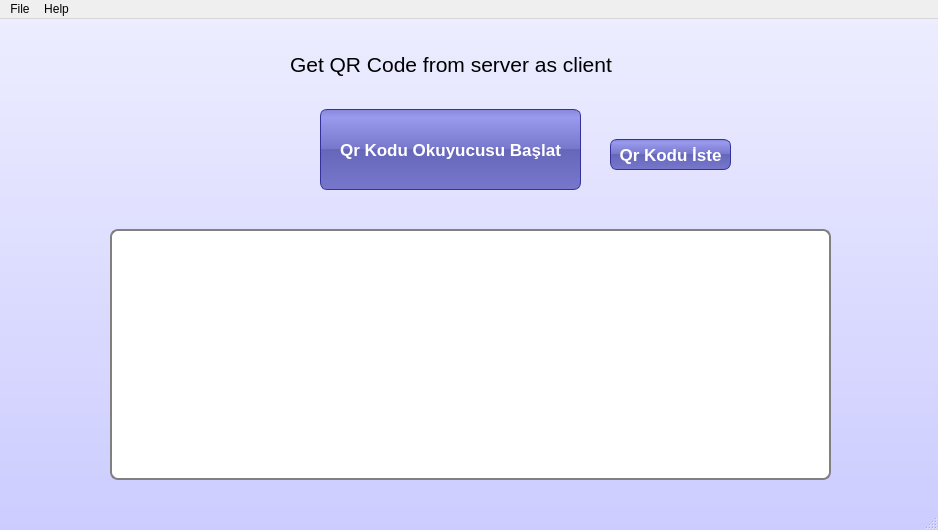
<?xml version="1.0" encoding="UTF-8"?>
<ui version="4.0">
 <class>MainWindow</class>
 <widget class="QMainWindow" name="MainWindow">
  <property name="windowModality">
   <enum>Qt::NonModal</enum>
  </property>
  <property name="geometry">
   <rect>
    <x>0</x>
    <y>0</y>
    <width>938</width>
    <height>530</height>
   </rect>
  </property>
  <property name="windowTitle">
   <string>QR Code Detecting &amp; Decoding Project</string>
  </property>
  <property name="windowIcon">
   <iconset>
    <normaloff>qr-code-icon-scan-icon-e-commerce-icon-Y1e6cXtb.jpg</normaloff>qr-code-icon-scan-icon-e-commerce-icon-Y1e6cXtb.jpg</iconset>
  </property>
  <property name="layoutDirection">
   <enum>Qt::LeftToRight</enum>
  </property>
  <property name="autoFillBackground">
   <bool>false</bool>
  </property>
  <property name="styleSheet">
   <string notr="true">#MainWindow {
background: QLinearGradient(x1: 0, y1: 0, x2: 0, y2: 1, stop: 0 #eef, stop: 1 #ccf);
}
#tableWidget {
border: 3px solid gray;
border-radius: 5px;
background: white;
}
#frame {
border: 3px solid gray;
border-radius: 40px;
background: white;
}
QLineEdit {
padding: 1px;
border-style: solid;
border: 2px solid gray;
border-radius: 8px;
}
QPushButton {
color: white;
background-color: QLinearGradient( x1: 0, y1: 0, x2: 0, y2: 1, stop: 0 #88d, stop: 0.1 #99e, stop: 0.49 #77c, stop: 0.5 #66b, stop: 1 #77c);
border-width: 1px;
border-color: #339;
border-style: solid;
border-radius: 7;
}</string>
  </property>
  <property name="documentMode">
   <bool>false</bool>
  </property>
  <widget class="QWidget" name="centralwidget">
   <widget class="QLabel" name="label">
    <property name="geometry">
     <rect>
      <x>290</x>
      <y>30</y>
      <width>341</width>
      <height>31</height>
     </rect>
    </property>
    <property name="font">
     <font>
      <family>MS Shell Dlg 2</family>
      <pointsize>16</pointsize>
      <weight>50</weight>
      <bold>false</bold>
     </font>
    </property>
    <property name="text">
     <string>Get QR Code from server as client</string>
    </property>
   </widget>
   <widget class="QPushButton" name="pushButton">
    <property name="enabled">
     <bool>true</bool>
    </property>
    <property name="geometry">
     <rect>
      <x>320</x>
      <y>90</y>
      <width>261</width>
      <height>81</height>
     </rect>
    </property>
    <property name="palette">
     <palette>
      <active>
       <colorrole role="WindowText">
        <brush brushstyle="SolidPattern">
         <color alpha="255">
          <red>255</red>
          <green>255</green>
          <blue>255</blue>
         </color>
        </brush>
       </colorrole>
       <colorrole role="Button">
        <brush brushstyle="LinearGradientPattern">
         <gradient startx="0.000000000000000" starty="0.000000000000000" endx="0.000000000000000" endy="1.000000000000000" type="LinearGradient" spread="PadSpread" coordinatemode="ObjectBoundingMode">
          <gradientstop position="0.000000000000000">
           <color alpha="255">
            <red>136</red>
            <green>136</green>
            <blue>221</blue>
           </color>
          </gradientstop>
          <gradientstop position="0.100000000000000">
           <color alpha="255">
            <red>153</red>
            <green>153</green>
            <blue>238</blue>
           </color>
          </gradientstop>
          <gradientstop position="0.490000000000000">
           <color alpha="255">
            <red>119</red>
            <green>119</green>
            <blue>204</blue>
           </color>
          </gradientstop>
          <gradientstop position="0.500000000000000">
           <color alpha="255">
            <red>102</red>
            <green>102</green>
            <blue>187</blue>
           </color>
          </gradientstop>
          <gradientstop position="1.000000000000000">
           <color alpha="255">
            <red>119</red>
            <green>119</green>
            <blue>204</blue>
           </color>
          </gradientstop>
         </gradient>
        </brush>
       </colorrole>
       <colorrole role="Text">
        <brush brushstyle="SolidPattern">
         <color alpha="255">
          <red>255</red>
          <green>255</green>
          <blue>255</blue>
         </color>
        </brush>
       </colorrole>
       <colorrole role="ButtonText">
        <brush brushstyle="SolidPattern">
         <color alpha="255">
          <red>255</red>
          <green>255</green>
          <blue>255</blue>
         </color>
        </brush>
       </colorrole>
       <colorrole role="Base">
        <brush brushstyle="LinearGradientPattern">
         <gradient startx="0.000000000000000" starty="0.000000000000000" endx="0.000000000000000" endy="1.000000000000000" type="LinearGradient" spread="PadSpread" coordinatemode="ObjectBoundingMode">
          <gradientstop position="0.000000000000000">
           <color alpha="255">
            <red>136</red>
            <green>136</green>
            <blue>221</blue>
           </color>
          </gradientstop>
          <gradientstop position="0.100000000000000">
           <color alpha="255">
            <red>153</red>
            <green>153</green>
            <blue>238</blue>
           </color>
          </gradientstop>
          <gradientstop position="0.490000000000000">
           <color alpha="255">
            <red>119</red>
            <green>119</green>
            <blue>204</blue>
           </color>
          </gradientstop>
          <gradientstop position="0.500000000000000">
           <color alpha="255">
            <red>102</red>
            <green>102</green>
            <blue>187</blue>
           </color>
          </gradientstop>
          <gradientstop position="1.000000000000000">
           <color alpha="255">
            <red>119</red>
            <green>119</green>
            <blue>204</blue>
           </color>
          </gradientstop>
         </gradient>
        </brush>
       </colorrole>
       <colorrole role="Window">
        <brush brushstyle="LinearGradientPattern">
         <gradient startx="0.000000000000000" starty="0.000000000000000" endx="0.000000000000000" endy="1.000000000000000" type="LinearGradient" spread="PadSpread" coordinatemode="ObjectBoundingMode">
          <gradientstop position="0.000000000000000">
           <color alpha="255">
            <red>136</red>
            <green>136</green>
            <blue>221</blue>
           </color>
          </gradientstop>
          <gradientstop position="0.100000000000000">
           <color alpha="255">
            <red>153</red>
            <green>153</green>
            <blue>238</blue>
           </color>
          </gradientstop>
          <gradientstop position="0.490000000000000">
           <color alpha="255">
            <red>119</red>
            <green>119</green>
            <blue>204</blue>
           </color>
          </gradientstop>
          <gradientstop position="0.500000000000000">
           <color alpha="255">
            <red>102</red>
            <green>102</green>
            <blue>187</blue>
           </color>
          </gradientstop>
          <gradientstop position="1.000000000000000">
           <color alpha="255">
            <red>119</red>
            <green>119</green>
            <blue>204</blue>
           </color>
          </gradientstop>
         </gradient>
        </brush>
       </colorrole>
       <colorrole role="PlaceholderText">
        <brush brushstyle="NoBrush">
         <color alpha="128">
          <red>255</red>
          <green>255</green>
          <blue>255</blue>
         </color>
        </brush>
       </colorrole>
      </active>
      <inactive>
       <colorrole role="WindowText">
        <brush brushstyle="SolidPattern">
         <color alpha="255">
          <red>255</red>
          <green>255</green>
          <blue>255</blue>
         </color>
        </brush>
       </colorrole>
       <colorrole role="Button">
        <brush brushstyle="LinearGradientPattern">
         <gradient startx="0.000000000000000" starty="0.000000000000000" endx="0.000000000000000" endy="1.000000000000000" type="LinearGradient" spread="PadSpread" coordinatemode="ObjectBoundingMode">
          <gradientstop position="0.000000000000000">
           <color alpha="255">
            <red>136</red>
            <green>136</green>
            <blue>221</blue>
           </color>
          </gradientstop>
          <gradientstop position="0.100000000000000">
           <color alpha="255">
            <red>153</red>
            <green>153</green>
            <blue>238</blue>
           </color>
          </gradientstop>
          <gradientstop position="0.490000000000000">
           <color alpha="255">
            <red>119</red>
            <green>119</green>
            <blue>204</blue>
           </color>
          </gradientstop>
          <gradientstop position="0.500000000000000">
           <color alpha="255">
            <red>102</red>
            <green>102</green>
            <blue>187</blue>
           </color>
          </gradientstop>
          <gradientstop position="1.000000000000000">
           <color alpha="255">
            <red>119</red>
            <green>119</green>
            <blue>204</blue>
           </color>
          </gradientstop>
         </gradient>
        </brush>
       </colorrole>
       <colorrole role="Text">
        <brush brushstyle="SolidPattern">
         <color alpha="255">
          <red>255</red>
          <green>255</green>
          <blue>255</blue>
         </color>
        </brush>
       </colorrole>
       <colorrole role="ButtonText">
        <brush brushstyle="SolidPattern">
         <color alpha="255">
          <red>255</red>
          <green>255</green>
          <blue>255</blue>
         </color>
        </brush>
       </colorrole>
       <colorrole role="Base">
        <brush brushstyle="LinearGradientPattern">
         <gradient startx="0.000000000000000" starty="0.000000000000000" endx="0.000000000000000" endy="1.000000000000000" type="LinearGradient" spread="PadSpread" coordinatemode="ObjectBoundingMode">
          <gradientstop position="0.000000000000000">
           <color alpha="255">
            <red>136</red>
            <green>136</green>
            <blue>221</blue>
           </color>
          </gradientstop>
          <gradientstop position="0.100000000000000">
           <color alpha="255">
            <red>153</red>
            <green>153</green>
            <blue>238</blue>
           </color>
          </gradientstop>
          <gradientstop position="0.490000000000000">
           <color alpha="255">
            <red>119</red>
            <green>119</green>
            <blue>204</blue>
           </color>
          </gradientstop>
          <gradientstop position="0.500000000000000">
           <color alpha="255">
            <red>102</red>
            <green>102</green>
            <blue>187</blue>
           </color>
          </gradientstop>
          <gradientstop position="1.000000000000000">
           <color alpha="255">
            <red>119</red>
            <green>119</green>
            <blue>204</blue>
           </color>
          </gradientstop>
         </gradient>
        </brush>
       </colorrole>
       <colorrole role="Window">
        <brush brushstyle="LinearGradientPattern">
         <gradient startx="0.000000000000000" starty="0.000000000000000" endx="0.000000000000000" endy="1.000000000000000" type="LinearGradient" spread="PadSpread" coordinatemode="ObjectBoundingMode">
          <gradientstop position="0.000000000000000">
           <color alpha="255">
            <red>136</red>
            <green>136</green>
            <blue>221</blue>
           </color>
          </gradientstop>
          <gradientstop position="0.100000000000000">
           <color alpha="255">
            <red>153</red>
            <green>153</green>
            <blue>238</blue>
           </color>
          </gradientstop>
          <gradientstop position="0.490000000000000">
           <color alpha="255">
            <red>119</red>
            <green>119</green>
            <blue>204</blue>
           </color>
          </gradientstop>
          <gradientstop position="0.500000000000000">
           <color alpha="255">
            <red>102</red>
            <green>102</green>
            <blue>187</blue>
           </color>
          </gradientstop>
          <gradientstop position="1.000000000000000">
           <color alpha="255">
            <red>119</red>
            <green>119</green>
            <blue>204</blue>
           </color>
          </gradientstop>
         </gradient>
        </brush>
       </colorrole>
       <colorrole role="PlaceholderText">
        <brush brushstyle="NoBrush">
         <color alpha="128">
          <red>255</red>
          <green>255</green>
          <blue>255</blue>
         </color>
        </brush>
       </colorrole>
      </inactive>
      <disabled>
       <colorrole role="WindowText">
        <brush brushstyle="SolidPattern">
         <color alpha="255">
          <red>255</red>
          <green>255</green>
          <blue>255</blue>
         </color>
        </brush>
       </colorrole>
       <colorrole role="Button">
        <brush brushstyle="LinearGradientPattern">
         <gradient startx="0.000000000000000" starty="0.000000000000000" endx="0.000000000000000" endy="1.000000000000000" type="LinearGradient" spread="PadSpread" coordinatemode="ObjectBoundingMode">
          <gradientstop position="0.000000000000000">
           <color alpha="255">
            <red>136</red>
            <green>136</green>
            <blue>221</blue>
           </color>
          </gradientstop>
          <gradientstop position="0.100000000000000">
           <color alpha="255">
            <red>153</red>
            <green>153</green>
            <blue>238</blue>
           </color>
          </gradientstop>
          <gradientstop position="0.490000000000000">
           <color alpha="255">
            <red>119</red>
            <green>119</green>
            <blue>204</blue>
           </color>
          </gradientstop>
          <gradientstop position="0.500000000000000">
           <color alpha="255">
            <red>102</red>
            <green>102</green>
            <blue>187</blue>
           </color>
          </gradientstop>
          <gradientstop position="1.000000000000000">
           <color alpha="255">
            <red>119</red>
            <green>119</green>
            <blue>204</blue>
           </color>
          </gradientstop>
         </gradient>
        </brush>
       </colorrole>
       <colorrole role="Text">
        <brush brushstyle="SolidPattern">
         <color alpha="255">
          <red>255</red>
          <green>255</green>
          <blue>255</blue>
         </color>
        </brush>
       </colorrole>
       <colorrole role="ButtonText">
        <brush brushstyle="SolidPattern">
         <color alpha="255">
          <red>255</red>
          <green>255</green>
          <blue>255</blue>
         </color>
        </brush>
       </colorrole>
       <colorrole role="Base">
        <brush brushstyle="LinearGradientPattern">
         <gradient startx="0.000000000000000" starty="0.000000000000000" endx="0.000000000000000" endy="1.000000000000000" type="LinearGradient" spread="PadSpread" coordinatemode="ObjectBoundingMode">
          <gradientstop position="0.000000000000000">
           <color alpha="255">
            <red>136</red>
            <green>136</green>
            <blue>221</blue>
           </color>
          </gradientstop>
          <gradientstop position="0.100000000000000">
           <color alpha="255">
            <red>153</red>
            <green>153</green>
            <blue>238</blue>
           </color>
          </gradientstop>
          <gradientstop position="0.490000000000000">
           <color alpha="255">
            <red>119</red>
            <green>119</green>
            <blue>204</blue>
           </color>
          </gradientstop>
          <gradientstop position="0.500000000000000">
           <color alpha="255">
            <red>102</red>
            <green>102</green>
            <blue>187</blue>
           </color>
          </gradientstop>
          <gradientstop position="1.000000000000000">
           <color alpha="255">
            <red>119</red>
            <green>119</green>
            <blue>204</blue>
           </color>
          </gradientstop>
         </gradient>
        </brush>
       </colorrole>
       <colorrole role="Window">
        <brush brushstyle="LinearGradientPattern">
         <gradient startx="0.000000000000000" starty="0.000000000000000" endx="0.000000000000000" endy="1.000000000000000" type="LinearGradient" spread="PadSpread" coordinatemode="ObjectBoundingMode">
          <gradientstop position="0.000000000000000">
           <color alpha="255">
            <red>136</red>
            <green>136</green>
            <blue>221</blue>
           </color>
          </gradientstop>
          <gradientstop position="0.100000000000000">
           <color alpha="255">
            <red>153</red>
            <green>153</green>
            <blue>238</blue>
           </color>
          </gradientstop>
          <gradientstop position="0.490000000000000">
           <color alpha="255">
            <red>119</red>
            <green>119</green>
            <blue>204</blue>
           </color>
          </gradientstop>
          <gradientstop position="0.500000000000000">
           <color alpha="255">
            <red>102</red>
            <green>102</green>
            <blue>187</blue>
           </color>
          </gradientstop>
          <gradientstop position="1.000000000000000">
           <color alpha="255">
            <red>119</red>
            <green>119</green>
            <blue>204</blue>
           </color>
          </gradientstop>
         </gradient>
        </brush>
       </colorrole>
       <colorrole role="PlaceholderText">
        <brush brushstyle="NoBrush">
         <color alpha="128">
          <red>255</red>
          <green>255</green>
          <blue>255</blue>
         </color>
        </brush>
       </colorrole>
      </disabled>
     </palette>
    </property>
    <property name="font">
     <font>
      <family>MS Shell Dlg 2</family>
      <pointsize>13</pointsize>
      <weight>75</weight>
      <bold>true</bold>
     </font>
    </property>
    <property name="text">
     <string>Qr Kodu Okuyucusu Başlat</string>
    </property>
   </widget>
   <widget class="QLineEdit" name="lineEdit">
    <property name="geometry">
     <rect>
      <x>110</x>
      <y>210</y>
      <width>721</width>
      <height>251</height>
     </rect>
    </property>
    <property name="font">
     <font>
      <family>Tw Cen MT Condensed Extra Bold</family>
      <pointsize>14</pointsize>
      <weight>50</weight>
      <bold>false</bold>
     </font>
    </property>
    <property name="focusPolicy">
     <enum>Qt::StrongFocus</enum>
    </property>
    <property name="layoutDirection">
     <enum>Qt::LeftToRight</enum>
    </property>
   </widget>
   <widget class="QPushButton" name="pushButton_2">
    <property name="enabled">
     <bool>true</bool>
    </property>
    <property name="geometry">
     <rect>
      <x>610</x>
      <y>120</y>
      <width>121</width>
      <height>31</height>
     </rect>
    </property>
    <property name="palette">
     <palette>
      <active>
       <colorrole role="WindowText">
        <brush brushstyle="SolidPattern">
         <color alpha="255">
          <red>255</red>
          <green>255</green>
          <blue>255</blue>
         </color>
        </brush>
       </colorrole>
       <colorrole role="Button">
        <brush brushstyle="LinearGradientPattern">
         <gradient startx="0.000000000000000" starty="0.000000000000000" endx="0.000000000000000" endy="1.000000000000000" type="LinearGradient" spread="PadSpread" coordinatemode="ObjectBoundingMode">
          <gradientstop position="0.000000000000000">
           <color alpha="255">
            <red>136</red>
            <green>136</green>
            <blue>221</blue>
           </color>
          </gradientstop>
          <gradientstop position="0.100000000000000">
           <color alpha="255">
            <red>153</red>
            <green>153</green>
            <blue>238</blue>
           </color>
          </gradientstop>
          <gradientstop position="0.490000000000000">
           <color alpha="255">
            <red>119</red>
            <green>119</green>
            <blue>204</blue>
           </color>
          </gradientstop>
          <gradientstop position="0.500000000000000">
           <color alpha="255">
            <red>102</red>
            <green>102</green>
            <blue>187</blue>
           </color>
          </gradientstop>
          <gradientstop position="1.000000000000000">
           <color alpha="255">
            <red>119</red>
            <green>119</green>
            <blue>204</blue>
           </color>
          </gradientstop>
         </gradient>
        </brush>
       </colorrole>
       <colorrole role="Text">
        <brush brushstyle="SolidPattern">
         <color alpha="255">
          <red>255</red>
          <green>255</green>
          <blue>255</blue>
         </color>
        </brush>
       </colorrole>
       <colorrole role="ButtonText">
        <brush brushstyle="SolidPattern">
         <color alpha="255">
          <red>255</red>
          <green>255</green>
          <blue>255</blue>
         </color>
        </brush>
       </colorrole>
       <colorrole role="Base">
        <brush brushstyle="LinearGradientPattern">
         <gradient startx="0.000000000000000" starty="0.000000000000000" endx="0.000000000000000" endy="1.000000000000000" type="LinearGradient" spread="PadSpread" coordinatemode="ObjectBoundingMode">
          <gradientstop position="0.000000000000000">
           <color alpha="255">
            <red>136</red>
            <green>136</green>
            <blue>221</blue>
           </color>
          </gradientstop>
          <gradientstop position="0.100000000000000">
           <color alpha="255">
            <red>153</red>
            <green>153</green>
            <blue>238</blue>
           </color>
          </gradientstop>
          <gradientstop position="0.490000000000000">
           <color alpha="255">
            <red>119</red>
            <green>119</green>
            <blue>204</blue>
           </color>
          </gradientstop>
          <gradientstop position="0.500000000000000">
           <color alpha="255">
            <red>102</red>
            <green>102</green>
            <blue>187</blue>
           </color>
          </gradientstop>
          <gradientstop position="1.000000000000000">
           <color alpha="255">
            <red>119</red>
            <green>119</green>
            <blue>204</blue>
           </color>
          </gradientstop>
         </gradient>
        </brush>
       </colorrole>
       <colorrole role="Window">
        <brush brushstyle="LinearGradientPattern">
         <gradient startx="0.000000000000000" starty="0.000000000000000" endx="0.000000000000000" endy="1.000000000000000" type="LinearGradient" spread="PadSpread" coordinatemode="ObjectBoundingMode">
          <gradientstop position="0.000000000000000">
           <color alpha="255">
            <red>136</red>
            <green>136</green>
            <blue>221</blue>
           </color>
          </gradientstop>
          <gradientstop position="0.100000000000000">
           <color alpha="255">
            <red>153</red>
            <green>153</green>
            <blue>238</blue>
           </color>
          </gradientstop>
          <gradientstop position="0.490000000000000">
           <color alpha="255">
            <red>119</red>
            <green>119</green>
            <blue>204</blue>
           </color>
          </gradientstop>
          <gradientstop position="0.500000000000000">
           <color alpha="255">
            <red>102</red>
            <green>102</green>
            <blue>187</blue>
           </color>
          </gradientstop>
          <gradientstop position="1.000000000000000">
           <color alpha="255">
            <red>119</red>
            <green>119</green>
            <blue>204</blue>
           </color>
          </gradientstop>
         </gradient>
        </brush>
       </colorrole>
       <colorrole role="PlaceholderText">
        <brush brushstyle="NoBrush">
         <color alpha="128">
          <red>255</red>
          <green>255</green>
          <blue>255</blue>
         </color>
        </brush>
       </colorrole>
      </active>
      <inactive>
       <colorrole role="WindowText">
        <brush brushstyle="SolidPattern">
         <color alpha="255">
          <red>255</red>
          <green>255</green>
          <blue>255</blue>
         </color>
        </brush>
       </colorrole>
       <colorrole role="Button">
        <brush brushstyle="LinearGradientPattern">
         <gradient startx="0.000000000000000" starty="0.000000000000000" endx="0.000000000000000" endy="1.000000000000000" type="LinearGradient" spread="PadSpread" coordinatemode="ObjectBoundingMode">
          <gradientstop position="0.000000000000000">
           <color alpha="255">
            <red>136</red>
            <green>136</green>
            <blue>221</blue>
           </color>
          </gradientstop>
          <gradientstop position="0.100000000000000">
           <color alpha="255">
            <red>153</red>
            <green>153</green>
            <blue>238</blue>
           </color>
          </gradientstop>
          <gradientstop position="0.490000000000000">
           <color alpha="255">
            <red>119</red>
            <green>119</green>
            <blue>204</blue>
           </color>
          </gradientstop>
          <gradientstop position="0.500000000000000">
           <color alpha="255">
            <red>102</red>
            <green>102</green>
            <blue>187</blue>
           </color>
          </gradientstop>
          <gradientstop position="1.000000000000000">
           <color alpha="255">
            <red>119</red>
            <green>119</green>
            <blue>204</blue>
           </color>
          </gradientstop>
         </gradient>
        </brush>
       </colorrole>
       <colorrole role="Text">
        <brush brushstyle="SolidPattern">
         <color alpha="255">
          <red>255</red>
          <green>255</green>
          <blue>255</blue>
         </color>
        </brush>
       </colorrole>
       <colorrole role="ButtonText">
        <brush brushstyle="SolidPattern">
         <color alpha="255">
          <red>255</red>
          <green>255</green>
          <blue>255</blue>
         </color>
        </brush>
       </colorrole>
       <colorrole role="Base">
        <brush brushstyle="LinearGradientPattern">
         <gradient startx="0.000000000000000" starty="0.000000000000000" endx="0.000000000000000" endy="1.000000000000000" type="LinearGradient" spread="PadSpread" coordinatemode="ObjectBoundingMode">
          <gradientstop position="0.000000000000000">
           <color alpha="255">
            <red>136</red>
            <green>136</green>
            <blue>221</blue>
           </color>
          </gradientstop>
          <gradientstop position="0.100000000000000">
           <color alpha="255">
            <red>153</red>
            <green>153</green>
            <blue>238</blue>
           </color>
          </gradientstop>
          <gradientstop position="0.490000000000000">
           <color alpha="255">
            <red>119</red>
            <green>119</green>
            <blue>204</blue>
           </color>
          </gradientstop>
          <gradientstop position="0.500000000000000">
           <color alpha="255">
            <red>102</red>
            <green>102</green>
            <blue>187</blue>
           </color>
          </gradientstop>
          <gradientstop position="1.000000000000000">
           <color alpha="255">
            <red>119</red>
            <green>119</green>
            <blue>204</blue>
           </color>
          </gradientstop>
         </gradient>
        </brush>
       </colorrole>
       <colorrole role="Window">
        <brush brushstyle="LinearGradientPattern">
         <gradient startx="0.000000000000000" starty="0.000000000000000" endx="0.000000000000000" endy="1.000000000000000" type="LinearGradient" spread="PadSpread" coordinatemode="ObjectBoundingMode">
          <gradientstop position="0.000000000000000">
           <color alpha="255">
            <red>136</red>
            <green>136</green>
            <blue>221</blue>
           </color>
          </gradientstop>
          <gradientstop position="0.100000000000000">
           <color alpha="255">
            <red>153</red>
            <green>153</green>
            <blue>238</blue>
           </color>
          </gradientstop>
          <gradientstop position="0.490000000000000">
           <color alpha="255">
            <red>119</red>
            <green>119</green>
            <blue>204</blue>
           </color>
          </gradientstop>
          <gradientstop position="0.500000000000000">
           <color alpha="255">
            <red>102</red>
            <green>102</green>
            <blue>187</blue>
           </color>
          </gradientstop>
          <gradientstop position="1.000000000000000">
           <color alpha="255">
            <red>119</red>
            <green>119</green>
            <blue>204</blue>
           </color>
          </gradientstop>
         </gradient>
        </brush>
       </colorrole>
       <colorrole role="PlaceholderText">
        <brush brushstyle="NoBrush">
         <color alpha="128">
          <red>255</red>
          <green>255</green>
          <blue>255</blue>
         </color>
        </brush>
       </colorrole>
      </inactive>
      <disabled>
       <colorrole role="WindowText">
        <brush brushstyle="SolidPattern">
         <color alpha="255">
          <red>255</red>
          <green>255</green>
          <blue>255</blue>
         </color>
        </brush>
       </colorrole>
       <colorrole role="Button">
        <brush brushstyle="LinearGradientPattern">
         <gradient startx="0.000000000000000" starty="0.000000000000000" endx="0.000000000000000" endy="1.000000000000000" type="LinearGradient" spread="PadSpread" coordinatemode="ObjectBoundingMode">
          <gradientstop position="0.000000000000000">
           <color alpha="255">
            <red>136</red>
            <green>136</green>
            <blue>221</blue>
           </color>
          </gradientstop>
          <gradientstop position="0.100000000000000">
           <color alpha="255">
            <red>153</red>
            <green>153</green>
            <blue>238</blue>
           </color>
          </gradientstop>
          <gradientstop position="0.490000000000000">
           <color alpha="255">
            <red>119</red>
            <green>119</green>
            <blue>204</blue>
           </color>
          </gradientstop>
          <gradientstop position="0.500000000000000">
           <color alpha="255">
            <red>102</red>
            <green>102</green>
            <blue>187</blue>
           </color>
          </gradientstop>
          <gradientstop position="1.000000000000000">
           <color alpha="255">
            <red>119</red>
            <green>119</green>
            <blue>204</blue>
           </color>
          </gradientstop>
         </gradient>
        </brush>
       </colorrole>
       <colorrole role="Text">
        <brush brushstyle="SolidPattern">
         <color alpha="255">
          <red>255</red>
          <green>255</green>
          <blue>255</blue>
         </color>
        </brush>
       </colorrole>
       <colorrole role="ButtonText">
        <brush brushstyle="SolidPattern">
         <color alpha="255">
          <red>255</red>
          <green>255</green>
          <blue>255</blue>
         </color>
        </brush>
       </colorrole>
       <colorrole role="Base">
        <brush brushstyle="LinearGradientPattern">
         <gradient startx="0.000000000000000" starty="0.000000000000000" endx="0.000000000000000" endy="1.000000000000000" type="LinearGradient" spread="PadSpread" coordinatemode="ObjectBoundingMode">
          <gradientstop position="0.000000000000000">
           <color alpha="255">
            <red>136</red>
            <green>136</green>
            <blue>221</blue>
           </color>
          </gradientstop>
          <gradientstop position="0.100000000000000">
           <color alpha="255">
            <red>153</red>
            <green>153</green>
            <blue>238</blue>
           </color>
          </gradientstop>
          <gradientstop position="0.490000000000000">
           <color alpha="255">
            <red>119</red>
            <green>119</green>
            <blue>204</blue>
           </color>
          </gradientstop>
          <gradientstop position="0.500000000000000">
           <color alpha="255">
            <red>102</red>
            <green>102</green>
            <blue>187</blue>
           </color>
          </gradientstop>
          <gradientstop position="1.000000000000000">
           <color alpha="255">
            <red>119</red>
            <green>119</green>
            <blue>204</blue>
           </color>
          </gradientstop>
         </gradient>
        </brush>
       </colorrole>
       <colorrole role="Window">
        <brush brushstyle="LinearGradientPattern">
         <gradient startx="0.000000000000000" starty="0.000000000000000" endx="0.000000000000000" endy="1.000000000000000" type="LinearGradient" spread="PadSpread" coordinatemode="ObjectBoundingMode">
          <gradientstop position="0.000000000000000">
           <color alpha="255">
            <red>136</red>
            <green>136</green>
            <blue>221</blue>
           </color>
          </gradientstop>
          <gradientstop position="0.100000000000000">
           <color alpha="255">
            <red>153</red>
            <green>153</green>
            <blue>238</blue>
           </color>
          </gradientstop>
          <gradientstop position="0.490000000000000">
           <color alpha="255">
            <red>119</red>
            <green>119</green>
            <blue>204</blue>
           </color>
          </gradientstop>
          <gradientstop position="0.500000000000000">
           <color alpha="255">
            <red>102</red>
            <green>102</green>
            <blue>187</blue>
           </color>
          </gradientstop>
          <gradientstop position="1.000000000000000">
           <color alpha="255">
            <red>119</red>
            <green>119</green>
            <blue>204</blue>
           </color>
          </gradientstop>
         </gradient>
        </brush>
       </colorrole>
       <colorrole role="PlaceholderText">
        <brush brushstyle="NoBrush">
         <color alpha="128">
          <red>255</red>
          <green>255</green>
          <blue>255</blue>
         </color>
        </brush>
       </colorrole>
      </disabled>
     </palette>
    </property>
    <property name="font">
     <font>
      <family>MS Shell Dlg 2</family>
      <pointsize>13</pointsize>
      <weight>75</weight>
      <bold>true</bold>
     </font>
    </property>
    <property name="text">
     <string>Qr Kodu İste</string>
    </property>
   </widget>
  </widget>
  <widget class="QStatusBar" name="statusbar">
   <property name="enabled">
    <bool>true</bool>
   </property>
  </widget>
  <widget class="QMenuBar" name="menuBar">
   <property name="geometry">
    <rect>
     <x>0</x>
     <y>0</y>
     <width>938</width>
     <height>21</height>
    </rect>
   </property>
   <widget class="QMenu" name="menuFile">
    <property name="title">
     <string>File</string>
    </property>
    <addaction name="action_k"/>
   </widget>
   <widget class="QMenu" name="menuYard_m">
    <property name="title">
     <string>Help</string>
    </property>
    <addaction name="actionProgram_Hakk_nda"/>
   </widget>
   <addaction name="menuFile"/>
   <addaction name="menuYard_m"/>
  </widget>
  <action name="action_k">
   <property name="text">
    <string>Exit</string>
   </property>
  </action>
  <action name="actionA">
   <property name="text">
    <string>Aç</string>
   </property>
  </action>
  <action name="actionKaydet">
   <property name="text">
    <string>Kaydet</string>
   </property>
  </action>
  <action name="actionProgram_Hakk_nda">
   <property name="text">
    <string>About App</string>
   </property>
  </action>
  <action name="actionKitap_Bilgileri_D_zenle">
   <property name="text">
    <string>Kitap Bilgileri Düzenle</string>
   </property>
  </action>
  <action name="actionKitap_Sil">
   <property name="text">
    <string>Kitap Sil</string>
   </property>
  </action>
  <action name="actionYeni_Kitap_Ekle">
   <property name="text">
    <string>Yeni Kitap Ekle</string>
   </property>
  </action>
  <action name="actionK_t_phaneyi_Bo_alt">
   <property name="text">
    <string>Kütüphaneyi Boşalt</string>
   </property>
  </action>
  <action name="actionKullan_m_K_lavuzu">
   <property name="text">
    <string>Kullanım Kılavuzu</string>
   </property>
  </action>
 </widget>
 <resources/>
 <connections/>
</ui>
